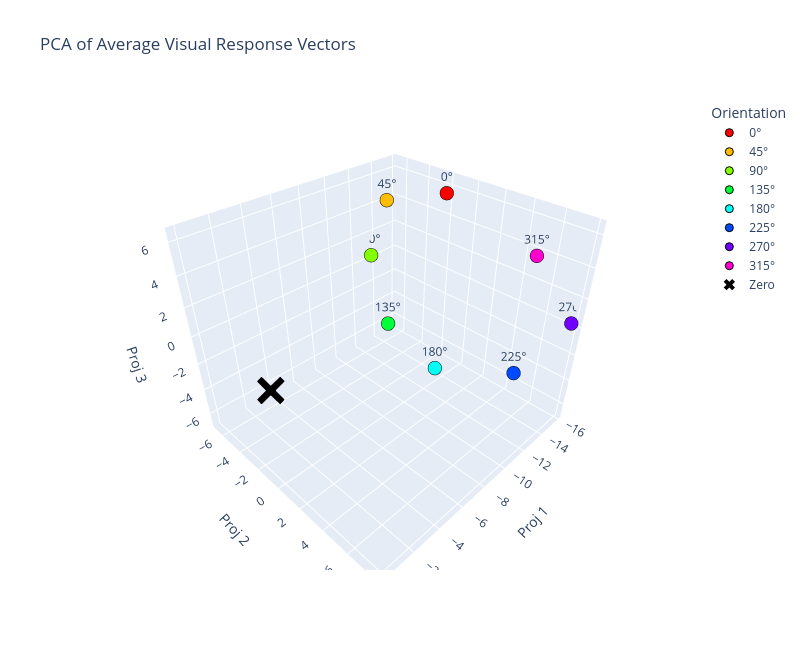

The code cell stored with this chart in its notebook:
### Code cell
# plotting code
import plotly.graph_objects as go

# Orientation colormap
ori_cmap   = plt.get_cmap("hsv")
ori_colors = {a: ori_cmap(i / len(orientations_deg)) for i, a in enumerate(orientations_deg)}

def rgba_from_mpl(c, alpha=1.0):
    """Convert a matplotlib color tuple (r,g,b,a) to a plotly rgba string."""
    r, g, b, _ = c
    return f"rgba({int(r*255)},{int(g*255)},{int(b*255)},{alpha})"

traces = []
for i, angle in enumerate(orientations_deg):
    color = rgba_from_mpl(ori_colors[angle])
    traces.append(go.Scatter3d(
        x=[avg_proj[i, 0]], y=[avg_proj[i, 1]], z=[avg_proj[i, 2]],
        mode="markers+text",
        marker=dict(size=8, color=color, line=dict(color="black", width=1)),
        text=[f"{angle}°"],
        textposition="top center",
        name=f"{angle}°",
    ))

# Origin marker
traces.append(go.Scatter3d(
    x=[0], y=[0], z=[0],
    mode="markers",
    marker=dict(size=10, color="black", symbol="x"),
    name="Zero",
))

fig = go.Figure(data=traces)
fig.update_layout(
    title="PCA of Average Visual Response Vectors",
    scene=dict(
        xaxis_title="Proj 1",
        yaxis_title="Proj 2",
        zaxis_title="Proj 3",
    ),
    legend=dict(title="Orientation"),
    width=800, height=650,
)
fig.show()

### Figure 1 — Plotly figure (JSON) as saved in the notebook; plotly's stock layout.template omitted (floating-point values rounded to 4 significant figures)
{"data": [{"marker": {"color": "rgba(255,0,0,1.0)", "line": {"color": "black", "width": 1}, "size": 8}, "mode": "markers+text", "name": "0°", "text": ["0°"], "textposition": "top center", "type": "scatter3d", "x": [-14.11], "y": [-0.7096], "z": [6.404]}, {"marker": {"color": "rgba(255,189,0,1.0)", "line": {"color": "black", "width": 1}, "size": 8}, "mode": "markers+text", "name": "45°", "text": ["45°"], "textposition": "top center", "type": "scatter3d", "x": [-13.53], "y": [-5.209], "z": [4.851]}, {"marker": {"color": "rgba(131,255,0,1.0)", "line": {"color": "black", "width": 1}, "size": 8}, "mode": "markers+text", "name": "90°", "text": ["90°"], "textposition": "top center", "type": "scatter3d", "x": [-13.39], "y": [-6.659], "z": [0.3821]}, {"marker": {"color": "rgba(0,255,57,1.0)", "line": {"color": "black", "width": 1}, "size": 8}, "mode": "markers+text", "name": "135°", "text": ["135°"], "textposition": "top center", "type": "scatter3d", "x": [-13.64], "y": [-5.205], "z": [-4.904]}, {"marker": {"color": "rgba(0,255,245,1.0)", "line": {"color": "black", "width": 1}, "size": 8}, "mode": "markers+text", "name": "180°", "text": ["180°"], "textposition": "top center", "type": "scatter3d", "x": [-13.91], "y": [-0.6585], "z": [-6.771]}, {"marker": {"color": "rgba(0,75,255,1.0)", "line": {"color": "black", "width": 1}, "size": 8}, "mode": "markers+text", "name": "225°", "text": ["225°"], "textposition": "top center", "type": "scatter3d", "x": [-14.93], "y": [5.148], "z": [-4.484]}, {"marker": {"color": "rgba(113,0,255,1.0)", "line": {"color": "black", "width": 1}, "size": 8}, "mode": "markers+text", "name": "270°", "text": ["270°"], "textposition": "top center", "type": "scatter3d", "x": [-15.76], "y": [7.893], "z": [0.356]}, {"marker": {"color": "rgba(255,0,207,1.0)", "line": {"color": "black", "width": 1}, "size": 8}, "mode": "markers+text", "name": "315°", "text": ["315°"], "textposition": "top center", "type": "scatter3d", "x": [-14.94], "y": [5.401], "z": [4.167]}, {"marker": {"color": "black", "size": 10, "symbol": "x"}, "mode": "markers", "name": "Zero", "type": "scatter3d", "x": [0], "y": [0], "z": [0]}], "layout": {"height": 650, "legend": {"title": {"text": "Orientation"}}, "scene": {"xaxis": {"title": {"text": "Proj 1"}}, "yaxis": {"title": {"text": "Proj 2"}}, "zaxis": {"title": {"text": "Proj 3"}}}, "title": {"text": "PCA of Average Visual Response Vectors"}, "width": 800}}
